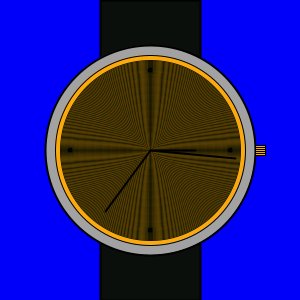
Frame 1 (no input)
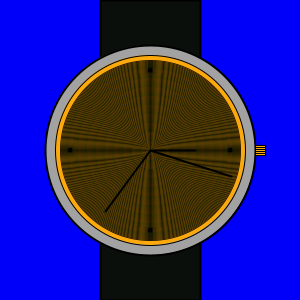
Frame 60 (the mouse pressed at the canvas centre just before this capture)
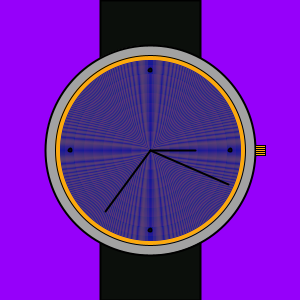
Frame 120 (the mouse held since frame 60 and released just before this capture)

The Processing sketch that drew these frames (run headless with seeded random() and noise(); from frame 60 on, the mouse is pressed at the canvas centre):

// Processing sketch: processing_7877
// ── processing_7877.pde

/*Libby Riefler <er845@bard.edu>
  February 24 2010
  Wrist Watch*/

void setup() 
{ 
  size(300, 300); 
  smooth(); 
} 
 
void draw() 
{ 
  background(mouseX, 0, 250);
  strokeWeight(2); 
 
  fill(11, 15, 11);
  rect(100, 0, 100, 300);//band
  
  fill(162, 162, 162);
  ellipse(150, 150, 210, 210);//watch
  
  strokeWeight(1);
  fill(252, 169, 13);
  rect(255, 145, 10, 10);
  line(255, 147, 265, 147);
  line(255, 149, 265, 149);
  line(255, 151, 265, 151);
  line(255, 153, 265, 153);//time adjust

  ellipse(150, 150, 190, 190);
  for (int i = 0; i < 182; i = i + 2)
  {
    noFill();
    stroke((i% (.1 + second())) + 20, 25, mouseY);
    ellipse(width/2, height/2, i, i);
  }
  
  float s = map(second(), 0, 60, 0, TWO_PI) - HALF_PI;
  float m = map(minute(), 0, 60, 0, TWO_PI) - HALF_PI;
  float h = map(hour() % 12, 0, 12, 0, TWO_PI) - HALF_PI;
  stroke(0);
  strokeWeight(2);
  line(150, 150, cos(s) * 86 + 150, sin(s) * 86 + 150);
  line(150, 150, cos(m) * 76 + 150, sin(m) * 76 + 150);
  line(150, 150, cos(h) * 45 + 150, sin(h) * 65 + 150);//clock face 
  
  ellipse(150, 70, 3, 3);
  ellipse(150, 230, 3, 3);
  ellipse(70, 150, 3, 3);
  ellipse(230, 150, 3, 3);//hour markings

} 
